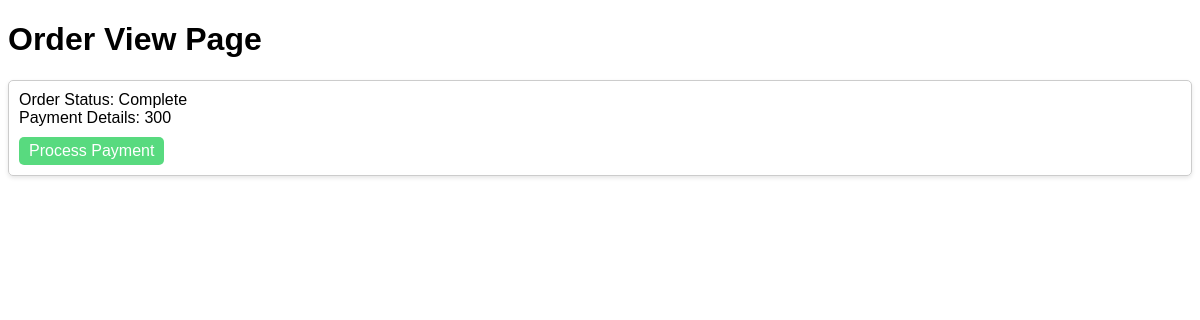
Page /order/orders/order_view/ on the earlier database version.
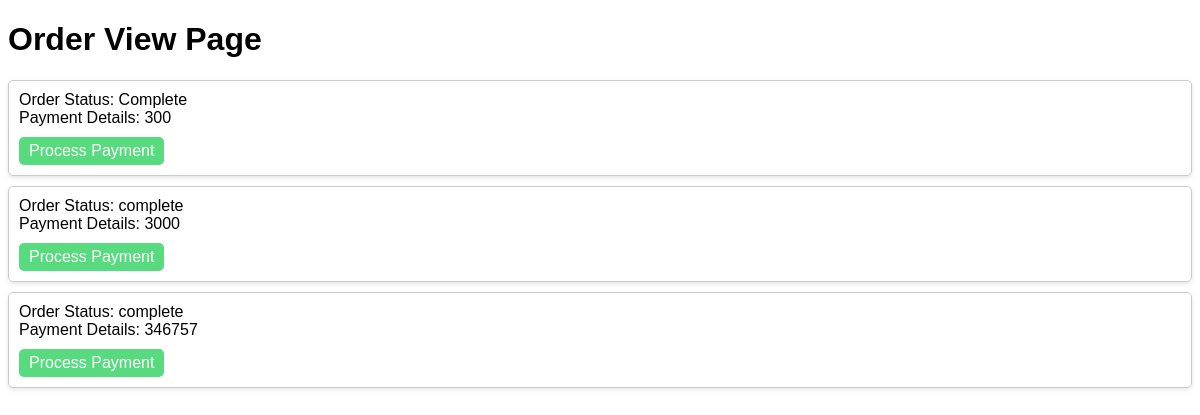
Same page on the later database version.
### order/models.py (models this page shows)
class Order(models.Model):
    cart=models.ForeignKey(Cart,null=True,on_delete=models.CASCADE)
    customer=models.ForeignKey(Customer,null=True,on_delete=models.CASCADE)
    delivery=models.ForeignKey(Delivery,null=True,on_delete=models.CASCADE)
    order_status  = models.CharField(max_length=10)
    items = models.CharField(max_length=10)
    customer_information  = models.CharField(max_length=15)
    payment_details = models.PositiveIntegerField()

### order/views.py (the view)
# urls.py: path("orders/order_view/", order_view, name='order_view'),
def order_view(request):
    orders = Order.objects.all()
    return render(request, 'order/order_view.html', {'orders': orders})

### templates/order/order_view.html (shortened to what this page needs)
<!DOCTYPE html>
<html lang="en">
<head>
</head>
<body>
    <div class="order-view-container">
        <h1>Order View Page</h1>
        <ul class="order-list">
            {% for order in orders %}
            <li class="order-item">
            Order Status: {{ order.order_status}}<br>
            Payment Details: {{ order.payment_details }}<br>
            {% if order.order_status != 'PAID' %}
            <a href="{% url 'process_payment' order.id %}" class="custome_button">Process Payment</a>
            {% endif %}
        </li>
        {% endfor %}
    </ul>
</body>
</html>

Differences in the rows shown:
added Order: order_status "complete", payment_details "3000", shows "Process Payment"
added Order: order_status "complete", payment_details "346757", shows "Process Payment"
